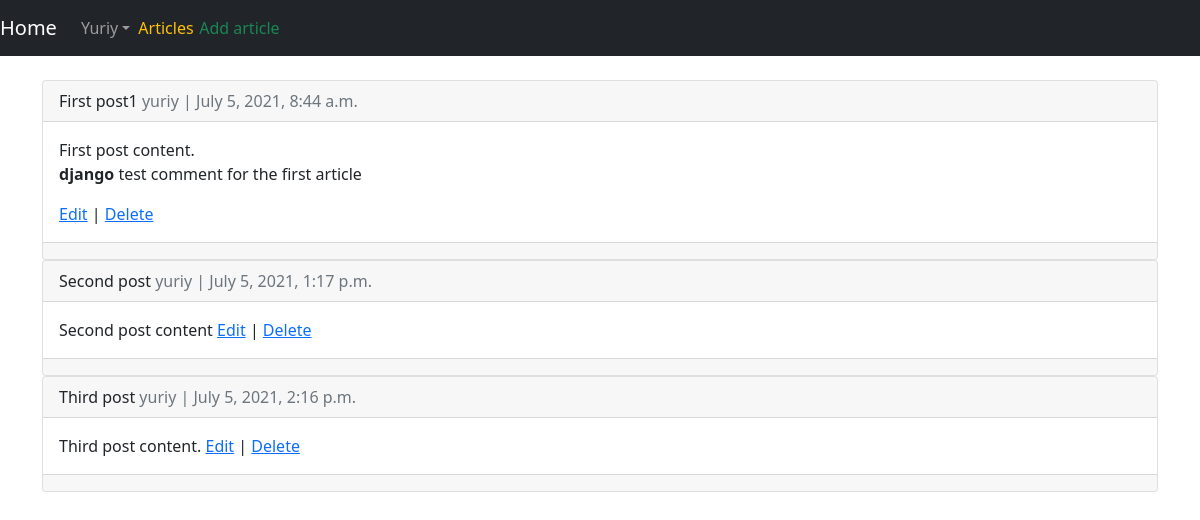
The page /articles/ (signed in) on the database its author committed.
### users/models.py (models this page shows)
class CustomUser(AbstractUser):
    age = models.PositiveIntegerField(null=True, blank=True)

### articles/models.py (models this page shows, shortened)
class Article(models.Model):
    title = models.CharField(max_length=255)
    body = models.TextField()
    date = models.DateTimeField(auto_now_add=True)
    author = models.ForeignKey(
        get_user_model(),
        on_delete=CASCADE,
    )

class Comment(models.Model):
    article = models.ForeignKey(
        Article,
        on_delete=models.CASCADE,
        related_name='comments' #add related_name to make more understandable linking comments with article
    )
    comment = models.CharField(max_length=140)
    author = models.ForeignKey(
        get_user_model(),
        on_delete=CASCADE
    )
    def __str__(self):
        return self.comment

### articles/views.py (the view)
# urls.py: path('', ArticlesListView.as_view(), name='article_list'),
class ArticlesListView(LoginRequiredMixin, ListView):
    model = Article
    template_name = 'article_list.html'
    login_url = 'login'

### templates/article_list.html (shortened to what this page needs)
{% extends 'base.html' %}
{% block content %}
    {% for article in object_list %}
        <div class="card">
            <div class="card-header">
                <span class="font-weight-bold">{{ article.title }}</span>
                <span class="text-muted">{{ article.author }} | {{ article.date }}</span>
            </div>
            <div class="card-body">
                {{ article.body }}
                {% for comment in article.comments.all %}
                <p>
                    <span><b>{{ comment.author }}</b></span>
                    {{ comment }}
                </p>
            {% endfor %}
            <a href="{% url 'article_update' article.pk %}">Edit</a> | <a href="{% url 'article_delete' article.pk %}">Delete</a>
            </div>
            <div class="card-footer text-center text-muted">
            </div>
        </div>
    {% endfor %}
{% endblock content %}

### templates/base.html (shortened to what this page needs)
{% load static %}
<!DOCTYPE html>
<html lang="en">
<head>
    <link href="https://cdn.jsdelivr.net/npm/bootstrap@5.0.2/dist/css/bootstrap.min.css" rel="stylesheet">
</head>
<body>
<nav class="navbar navbar-expand-md navbar-dark bg-dark mb-4">
    <a href="{% url 'home' %}" class="navbar-brand">Home</a>
    <div class="collapse navbar-collapse" id="navbarCollapse">
        {% if user.is_authenticated %}
            <div class="collapse navbar-collapse" id="navbarNavDarkDropdown">
                <ul class="navbar-nav">
                    <li class="nav-item dropdown">
                        <a class="nav-link dropdown-toggle mr-auto" href="#" id="navbarDarkDropdownMenuLink" role="button" data-bs-toggle="dropdown" aria-expanded="false">
                        {{ user.username|title }}</a>
                    </li>
                </ul>
                <span><a href="{% url 'article_list' %}" class="link-warning" style="text-decoration: none;">Articles</a></span>
                <span style="margin-left: 0.5%;"><a href="{% url 'article_create' %}" class="link-success" style="text-decoration: none;">Add article</a></span>
            </div>
        {% else %}
            <form class="form-inline ml-auto">
                <a href="{% url 'login' %}" class="btn btn-outline-secondary" >Log In</a>
                <a href="{% url 'signup' %}" class="btn btn-primary ml-2">Sign up</a>
            </form>
        {% endif %}
    </div>
</nav>
<div class="container">
{% block content %}
{% endblock content %}
</div>
</body>
</html>

### rows shown on the page
CustomUser: username "Yuriy"
Article: title "First post1", author "yuriy", date "July 5, 2021, 8:44 a.m.", body "First post content."
Comment: author "django", comment "test comment for the first article"
Article: title "Second post", author "yuriy", date "July 5, 2021, 1:17 p.m.", body "Second post content"
Article: title "Third post", author "yuriy", date "July 5, 2021, 2:16 p.m.", body "Third post content."
